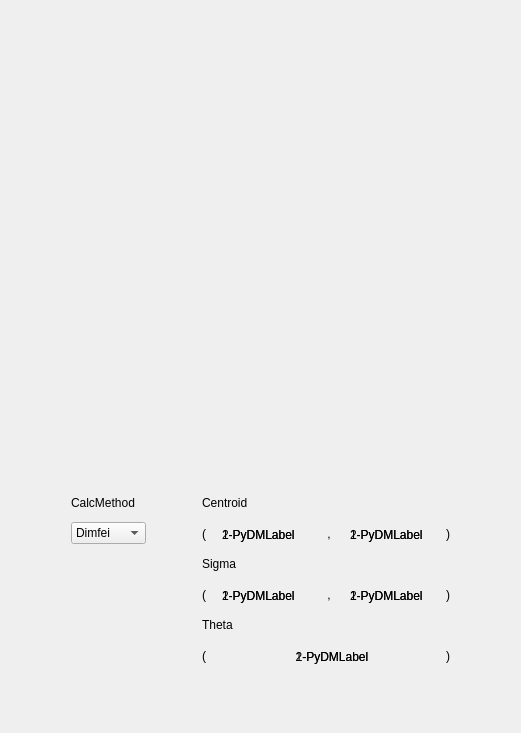
     <widget class="QWidget" name="Scrn11">
      <attribute name="title">
       <string>Scrn 1.1 </string>
      </attribute>
      <layout class="QVBoxLayout" name="verticalLayout_2">
       <item>
        <spacer name="verticalSpacer_2">
         <property name="orientation">
          <enum>Qt::Vertical</enum>
         </property>
         <property name="sizeHint" stdset="0">
          <size>
           <width>20</width>
           <height>40</height>
          </size>
         </property>
        </spacer>
       </item>
       <item>
        <widget class="QWidget" name="widget_Scrn11" native="true">
         <property name="sizePolicy">
          <sizepolicy hsizetype="Minimum" vsizetype="Preferred">
           <horstretch>0</horstretch>
           <verstretch>0</verstretch>
          </sizepolicy>
         </property>
         <property name="minimumSize">
          <size>
           <width>0</width>
           <height>0</height>
          </size>
         </property>
         <layout class="QVBoxLayout" name="verticalLayout">
          <property name="leftMargin">
           <number>0</number>
          </property>
          <property name="topMargin">
           <number>0</number>
          </property>
          <property name="rightMargin">
           <number>0</number>
          </property>
          <property name="bottomMargin">
           <number>0</number>
          </property>
          <item>
           <widget class="PyDMImageView" name="PyDMImageView_Scrn11">
            <property name="minimumSize">
             <size>
              <width>499</width>
              <height>390</height>
             </size>
            </property>
            <property name="maximumSize">
             <size>
              <width>499</width>
              <height>390</height>
             </size>
            </property>
            <property name="toolTip">
             <string/>
            </property>
            <property name="whatsThis">
             <string/>
            </property>
            <property name="imageChannel" stdset="0">
             <string>ca://TS-01:DI-Scrn:&amp;&amp;dataarray$$</string>
            </property>
            <property name="widthChannel" stdset="0">
             <string>ca://TS-01:DI-Scrn:$$width$$</string>
            </property>
           </widget>
          </item>
          <item>
           <spacer name="verticalSpacer_3">
            <property name="orientation">
             <enum>Qt::Vertical</enum>
            </property>
            <property name="sizeHint" stdset="0">
             <size>
              <width>20</width>
              <height>40</height>
             </size>
            </property>
           </spacer>
          </item>
          <item>
           <widget class="QWidget" name="widget_Calculations_Scrn11" native="true">
            <layout class="QGridLayout" name="gridLayout_68">
             <item row="2" column="0">
              <spacer name="horizontalSpacer_5">
               <property name="orientation">
                <enum>Qt::Horizontal</enum>
               </property>
               <property name="sizeHint" stdset="0">
                <size>
                 <width>40</width>
                 <height>20</height>
                </size>
               </property>
              </spacer>
             </item>
             <item row="1" column="3" colspan="6">
              <widget class="QLabel" name="label_Centroid_Scrn11">
               <property name="text">
                <string>Centroid</string>
               </property>
              </widget>
             </item>
             <item row="2" column="7">
              <widget class="QFrame" name="frame_CentroidY_Scrn11">
               <property name="minimumSize">
                <size>
                 <width>100</width>
                 <height>35</height>
                </size>
               </property>
               <property name="frameShape">
                <enum>QFrame::NoFrame</enum>
               </property>
               <property name="frameShadow">
                <enum>QFrame::Raised</enum>
               </property>
               <widget class="PyDMLabel" name="PyDMLabel_CenterYDimfei_Scrn11">
                <property name="geometry">
                 <rect>
                  <x>10</x>
                  <y>10</y>
                  <width>80</width>
                  <height>18</height>
                 </rect>
                </property>
                <property name="toolTip">
                 <string/>
                </property>
                <property name="whatsThis">
                 <string/>
                </property>
                <property name="text">
                 <string>1-PyDMLabel</string>
                </property>
               </widget>
               <widget class="PyDMLabel" name="PyDMLabel_CenterYNDStats_Scrn11">
                <property name="geometry">
                 <rect>
                  <x>10</x>
                  <y>10</y>
                  <width>80</width>
                  <height>18</height>
                 </rect>
                </property>
                <property name="toolTip">
                 <string/>
                </property>
                <property name="whatsThis">
                 <string/>
                </property>
                <property name="text">
                 <string>2-PyDMLabel</string>
                </property>
               </widget>
               <zorder>PyDMLabel_CenterYNDStats_Scrn11</zorder>
               <zorder>PyDMLabel_CenterYDimfei_Scrn11</zorder>
              </widget>
             </item>
             <item row="6" column="8">
              <widget class="QLabel" name="label_1_33">
               <property name="styleSheet">
                <string notr="true">font: 14pt &quot;Ubuntu&quot;;</string>
               </property>
               <property name="text">
                <string>)</string>
               </property>
              </widget>
             </item>
             <item row="2" column="6">
              <widget class="QLabel" name="label_1_12">
               <property name="styleSheet">
                <string notr="true">font: 14pt &quot;Ubuntu&quot;;</string>
               </property>
               <property name="text">
                <string> , </string>
               </property>
              </widget>
             </item>
             <item row="4" column="8">
              <widget class="QLabel" name="label_1_23">
               <property name="styleSheet">
                <string notr="true">font: 14pt &quot;Ubuntu&quot;;</string>
               </property>
               <property name="text">
                <string>)</string>
               </property>
              </widget>
             </item>
             <item row="4" column="3">
              <widget class="QLabel" name="label_1_21">
               <property name="styleSheet">
                <string notr="true">font: 14pt &quot;Ubuntu&quot;;</string>
               </property>
               <property name="text">
                <string>(</string>
               </property>
              </widget>
             </item>
             <item row="2" column="4">
              <widget class="QFrame" name="frame_CentroidX_Scrn11">
               <property name="sizePolicy">
                <sizepolicy hsizetype="Preferred" vsizetype="Preferred">
                 <horstretch>0</horstretch>
                 <verstretch>0</verstretch>
                </sizepolicy>
               </property>
               <property name="minimumSize">
                <size>
                 <width>100</width>
                 <height>35</height>
                </size>
               </property>
               <property name="frameShape">
                <enum>QFrame::NoFrame</enum>
               </property>
               <property name="frameShadow">
                <enum>QFrame::Raised</enum>
               </property>
               <widget class="PyDMLabel" name="PyDMLabel_CenterXNDStats_Scrn11">
                <property name="geometry">
                 <rect>
                  <x>10</x>
                  <y>10</y>
                  <width>80</width>
                  <height>18</height>
                 </rect>
                </property>
                <property name="toolTip">
                 <string/>
                </property>
                <property name="whatsThis">
                 <string/>
                </property>
                <property name="text">
                 <string>2-PyDMLabel</string>
                </property>
               </widget>
               <widget class="PyDMLabel" name="PyDMLabel_CenterXDimfei_Scrn11">
                <property name="geometry">
                 <rect>
                  <x>10</x>
                  <y>10</y>
                  <width>80</width>
                  <height>18</height>
                 </rect>
                </property>
                <property name="toolTip">
                 <string/>
                </property>
                <property name="whatsThis">
                 <string/>
                </property>
                <property name="text">
                 <string>1-PyDMLabel</string>
                </property>
               </widget>
              </widget>
             </item>
             <item row="5" column="3" colspan="6">
              <widget class="QLabel" name="label_Theta_Scrn11">
               <property name="text">
                <string>Theta</string>
               </property>
              </widget>
             </item>
             <item row="4" column="7">
              <widget class="QFrame" name="frame_SigmaY_Scrn11">
               <property name="minimumSize">
                <size>
                 <width>100</width>
                 <height>35</height>
                </size>
               </property>
               <property name="frameShape">
                <enum>QFrame::NoFrame</enum>
               </property>
               <property name="frameShadow">
                <enum>QFrame::Raised</enum>
               </property>
               <widget class="PyDMLabel" name="PyDMLabel_SigmaYNDStats_Scrn11">
                <property name="geometry">
                 <rect>
                  <x>10</x>
                  <y>10</y>
                  <width>80</width>
                  <height>18</height>
                 </rect>
                </property>
                <property name="toolTip">
                 <string/>
                </property>
                <property name="whatsThis">
                 <string/>
                </property>
                <property name="text">
                 <string>2-PyDMLabel</string>
                </property>
               </widget>
               <widget class="PyDMLabel" name="PyDMLabel_SigmaYDimfei_Scrn11">
                <property name="geometry">
                 <rect>
                  <x>10</x>
                  <y>10</y>
                  <width>80</width>
                  <height>18</height>
                 </rect>
                </property>
                <property name="toolTip">
                 <string/>
                </property>
                <property name="whatsThis">
                 <string/>
                </property>
                <property name="text">
                 <string>1-PyDMLabel</string>
                </property>
               </widget>
              </widget>
             </item>
             <item row="6" column="4" colspan="4">
              <widget class="QFrame" name="frame_Orientation_Scrn11">
               <property name="minimumSize">
                <size>
                 <width>100</width>
                 <height>35</height>
                </size>
               </property>
               <property name="frameShape">
                <enum>QFrame::NoFrame</enum>
               </property>
               <property name="frameShadow">
                <enum>QFrame::Raised</enum>
               </property>
               <widget class="PyDMLabel" name="PyDMLabel_ThetaNDStats_Scrn11">
                <property name="geometry">
                 <rect>
                  <x>70</x>
                  <y>10</y>
                  <width>100</width>
                  <height>18</height>
                 </rect>
                </property>
                <property name="toolTip">
                 <string/>
                </property>
                <property name="whatsThis">
                 <string/>
                </property>
                <property name="text">
                 <string>2-PyDMLabel</string>
                </property>
                <property name="alignment">
                 <set>Qt::AlignCenter</set>
                </property>
               </widget>
               <widget class="PyDMLabel" name="PyDMLabel_ThetaDimfei_Scrn11">
                <property name="geometry">
                 <rect>
                  <x>70</x>
                  <y>10</y>
                  <width>100</width>
                  <height>18</height>
                 </rect>
                </property>
                <property name="toolTip">
                 <string/>
                </property>
                <property name="whatsThis">
                 <string/>
                </property>
                <property name="text">
                 <string>1-PyDMLabel</string>
                </property>
                <property name="alignment">
                 <set>Qt::AlignCenter</set>
                </property>
               </widget>
              </widget>
             </item>
             <item row="6" column="3">
              <widget class="QLabel" name="label_1_31">
               <property name="styleSheet">
                <string notr="true">font: 14pt &quot;Ubuntu&quot;;</string>
               </property>
               <property name="text">
                <string>(</string>
               </property>
              </widget>
             </item>
             <item row="3" column="3" colspan="6">
              <widget class="QLabel" name="label_Sigma_Scrn11">
               <property name="text">
                <string>Sigma</string>
               </property>
              </widget>
             </item>
             <item row="2" column="3">
              <widget class="QLabel" name="label_1_11">
               <property name="styleSheet">
                <string notr="true">font: 14pt &quot;Ubuntu&quot;;</string>
               </property>
               <property name="text">
                <string>(</string>
               </property>
              </widget>
             </item>
             <item row="2" column="8">
              <widget class="QLabel" name="label_1_13">
               <property name="styleSheet">
                <string notr="true">font: 14pt &quot;Ubuntu&quot;;</string>
               </property>
               <property name="text">
                <string>)</string>
               </property>
              </widget>
             </item>
             <item row="4" column="4">
              <widget class="QFrame" name="frame_SigmaX_Scrn11">
               <property name="minimumSize">
                <size>
                 <width>100</width>
                 <height>35</height>
                </size>
               </property>
               <property name="frameShape">
                <enum>QFrame::NoFrame</enum>
               </property>
               <property name="frameShadow">
                <enum>QFrame::Raised</enum>
               </property>
               <widget class="PyDMLabel" name="PyDMLabel_SigmaXNDStats_Scrn11">
                <property name="geometry">
                 <rect>
                  <x>10</x>
                  <y>10</y>
                  <width>80</width>
                  <height>18</height>
                 </rect>
                </property>
                <property name="toolTip">
                 <string/>
                </property>
                <property name="whatsThis">
                 <string/>
                </property>
                <property name="text">
                 <string>2-PyDMLabel</string>
                </property>
               </widget>
               <widget class="PyDMLabel" name="PyDMLabel_SigmaXDimfei_Scrn11">
                <property name="geometry">
                 <rect>
                  <x>10</x>
                  <y>10</y>
                  <width>80</width>
                  <height>18</height>
                 </rect>
                </property>
                <property name="toolTip">
                 <string/>
                </property>
                <property name="whatsThis">
                 <string/>
                </property>
                <property name="text">
                 <string>1-PyDMLabel</string>
                </property>
               </widget>
              </widget>
             </item>
             <item row="4" column="6">
              <widget class="QLabel" name="label_1_22">
               <property name="styleSheet">
                <string notr="true">font: 14pt &quot;Ubuntu&quot;;</string>
               </property>
               <property name="text">
                <string> , </string>
               </property>
              </widget>
             </item>
             <item row="2" column="2">
              <spacer name="horizontalSpacer_4">
               <property name="orientation">
                <enum>Qt::Horizontal</enum>
               </property>
               <property name="sizeHint" stdset="0">
                <size>
                 <width>40</width>
                 <height>20</height>
                </size>
               </property>
              </spacer>
             </item>
             <item row="1" column="1">
              <widget class="QLabel" name="label_CalcMethod_Scrn11">
               <property name="text">
                <string>CalcMethod</string>
               </property>
              </widget>
             </item>
             <item row="2" column="1">
              <widget class="PyDMEnumComboBox" name="PyDMEnumComboBox_CalcMethod_Scrn11">
               <property name="enabled">
                <bool>true</bool>
               </property>
               <property name="sizePolicy">
                <sizepolicy hsizetype="Preferred" vsizetype="Maximum">
                 <horstretch>0</horstretch>
                 <verstretch>0</verstretch>
                </sizepolicy>
               </property>
               <property name="toolTip">
                <string/>
               </property>
               <property name="whatsThis">
                <string/>
               </property>
               <item>
                <property name="text">
                 <string>Dimfei</string>
                </property>
               </item>
               <item>
                <property name="text">
                 <string>NDStats</string>
                </property>
               </item>
              </widget>
             </item>
             <item row="2" column="9">
              <spacer name="horizontalSpacer_6">
               <property name="orientation">
                <enum>Qt::Horizontal</enum>
               </property>
               <property name="sizeHint" stdset="0">
                <size>
                 <width>40</width>
                 <height>20</height>
                </size>
               </property>
              </spacer>
             </item>
            </layout>
           </widget>
          </item>
         </layout>
        </widget>
       </item>
       <item>
        <spacer name="verticalSpacer_4">
         <property name="orientation">
          <enum>Qt::Vertical</enum>
         </property>
         <property name="sizeHint" stdset="0">
          <size>
           <width>20</width>
           <height>40</height>
          </size>
         </property>
        </spacer>
       </item>
      </layout>
     </widget>
